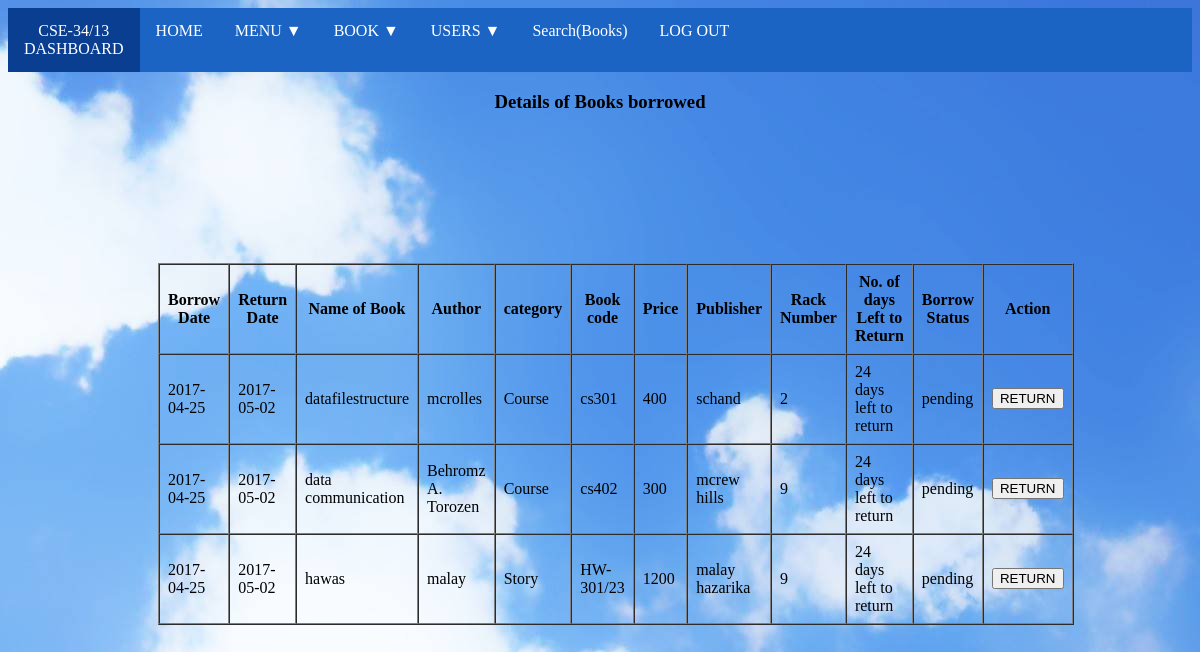
The app's page /user/userReturnbook.php (signed in) with its own data.
### tables this page shows
CREATE TABLE IF NOT EXISTS `borrower` (
  `uid` varchar(100) NOT NULL,
  `firstname` text NOT NULL,
  `lastname` text NOT NULL,
  `borrowdate` date NOT NULL,
  `returndate` date NOT NULL,
  `booknm` varchar(200) NOT NULL,
  `bauthor` varchar(100) NOT NULL,
  `category` text NOT NULL,
  `bcode` varchar(100) NOT NULL,
  `bprice` int(255) NOT NULL,
  `bpublisher` varchar(200) NOT NULL,
  `racknum` int(100) NOT NULL,
  `borrowstatus` text NOT NULL
);

### user/userReturnbook.php (the view, shortened to what this page needs)
<?php
if(!isset($_SESSION['uid']))
{
  header("Signin-user.php");
}
else
{
    include_once('../dbconnect.php');
 ?>
<!DOCTYPE html>
<html>
  <head>
    <link rel="stylesheet" href="../assets/style.css">
  </head>
  <body background = "../assets/bluebackground.jpg">
    <ul>
      <li><a href="#" style="hover:not ;background-color: #0a3e91;">
        <?php echo $_SESSION['uid']; ?><br>
        DASHBOARD</a></li>
      <li><a href="../user/userDashboard.php">HOME</a></li>
      <li class="dropdown">
        <a href="javascript:void(0)" class="menubar-dropdown">MENU ▼</a>
      </li>
      <li class="dropdown">
        <a href="javascript:void(0)" class="bookbar-dropdown">BOOK ▼</a>
      </li>
      <li class="dropdown">
        <a href="javascript:void(0)" class="users-dropdown">USERS ▼</a>
      </li>
      <li><a href="userSearchbook.php">Search(Books)</a></li>
      <li><a href="userLogout.php">LOG OUT</a></li>
    </ul>
    <center>
      <p><h3>Details of Books borrowed</h3></p>
    <table cellpadding="8" cellspacing="0" border="1" style="margin: 150px;">
      <tr>
        <th>Borrow Date</th>
        <th>Return Date</th>
        <th>Name of Book</th>
        <th>Author</th>
        <th>category</th>
        <th>Book code</th>
        <th>Price</th>
        <th>Publisher</th>
        <th>Rack Number</th>
        <th>No. of days Left to Return</th>
        <th>Borrow Status</th>
        <th>Action</th>
      </tr>
      <?php
        $sql = "SELECT * FROM borrower WHERE borrowstatus='pending' AND uid ='".$_SESSION['uid']."'";
        $query = mysqli_query($conn,$sql);
        if(mysqli_num_rows($query)>0)
        {
          while ($row = mysqli_fetch_object($query))
          {
            $returndate = $row->returndate;
            $datetoday = date("Y-m-d");
            $returndate = date("Y-m-d", strtotime($returndate));
            $diff = abs(strtotime($returndate) - strtotime($datetoday));
            $years = floor($diff / (365*60*60*24));
            $months = floor(($diff - $years * 365*60*60*24) / (30*60*60*24));
            $returndaysleftchange = floor(($diff - $years * 365*60*60*24 - $months*30*60*60*24)/ (60*60*24));
            ?>
          <tr>
            <td><?php echo $row->borrowdate; ?></td>
            <td><?php echo $row->returndate; ?></td>
            <td><?php echo $row->booknm; ?></td>
            <td><?php echo $row->bauthor; ?></td>
            <td><?php echo $row->category; ?></td>
            <td><?php echo $row->bcode; ?></td>
            <td><?php echo $row->bprice; ?></td>
            <td><?php echo $row->bpublisher; ?></td>
            <td><?php echo $row->racknum; ?></td>
            <td><?php echo $returndaysleftchange." days left to return"; ?></td>
            <td><?php echo $row->borrowstatus; ?></td>
            <td>
                <a href="userReturnbook.php?return=1&bcode=<?php echo $row->bcode; ?>&uid=<?php echo $row->uid; ?>"><input type="Submit" name="return" value="RETURN"></a>
            </td>
          </tr>
      <?php
          }
        }
      ?>
    </table>
  </center>
 </body>
</html>
<?php } ?>

### assets/style.css (style rules this page uses)
body { background = "../assets/bluebackground.jpg"; background-color: #cccccc; background-repeat: no-repeat; }
ul { list-style-type: none; margin: 0px; padding: 0px; overflow: hidden; background-color: #1b64c4; }
li { float: left; }
li a, .bookbar-dropdown { display: inline-block; color: white; text-align: center; padding: 14px 16px; text-decoration: none; }
li a, .users-dropdown { display: inline-block; color: white; text-align: center; padding: 14px 16px; text-decoration: none; }
li.dropdown { display: inline-block; }
li a, .menubar-dropdown { display: inline-block; color: white; text-align: center; padding: 14px 16px; text-decoration: none; }

### records on screen
borrower: borrowdate "2017-04-25", returndate "2017-05-02", booknm "datafilestructure", bauthor "mcrolles", category "Course", bcode "cs301", bprice "400", bpublisher "schand", racknum "2", borrowstatus "pending"
borrower: borrowdate "2017-04-25", returndate "2017-05-02", booknm "data communication", bauthor "Behromz A. Torozen", category "Course", bcode "cs402", bprice "300", bpublisher "mcrew hills", racknum "9", borrowstatus "pending"
borrower: borrowdate "2017-04-25", returndate "2017-05-02", booknm "hawas", bauthor "malay", category "Story", bcode "HW-301/23", bprice "1200", bpublisher "malay hazarika", racknum "9", borrowstatus "pending"

### other values on screen
$_SESSION['uid'] "CSE-34/13"
